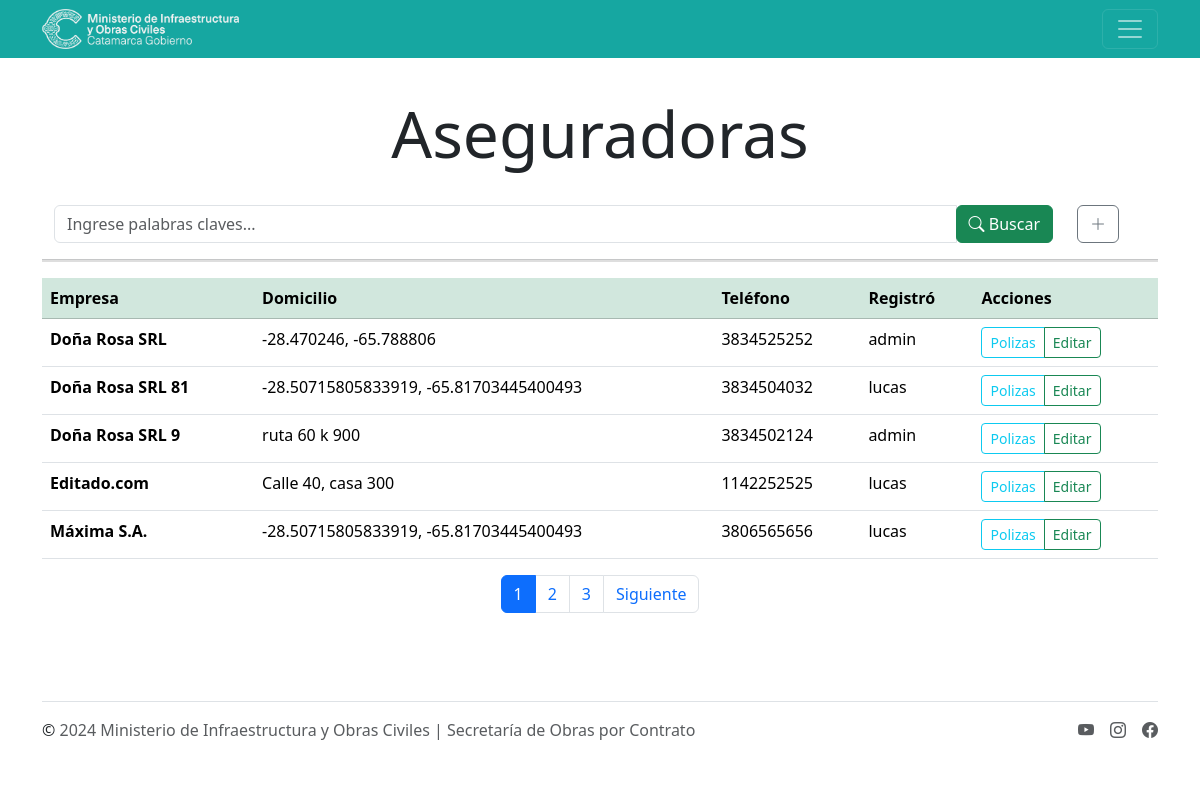
Page /soc/aseguradora/ (signed in) on the committed database.
### mioc/models.py (models this page shows, shortened)
class EmpresaPoliza(models.Model):
    id = models.BigAutoField(
        auto_created=True, primary_key=True, serialize=False, verbose_name='ID')
    empresa = models.CharField(
        max_length=50, verbose_name='Nombre de empresa aseguradora')
    location = models.CharField(
        max_length=50, null=True, blank=True, verbose_name='Domicilio')
    telefono = models.CharField(
        max_length=10, null=True, blank=True, verbose_name='Teléfono')
    creaEmpresa = models.ForeignKey(
        User, on_delete=models.CASCADE, verbose_name='Empresa creada por', default=1)
    class Meta:
        verbose_name = 'Aseguradora'
        verbose_name_plural = 'Aseguradoras'
        ordering = ['empresa']

### mioc/views.py (the view)
# urls.py: path('aseguradora/',login_required(views.lista_empresa), name='aseguradora'),
def lista_empresa(request):
    empresa = EmpresaPoliza.objects.all()
    page = request.GET.get('page',1)
    try:
        paginator = Paginator(empresa,5)
        empresa = paginator.page(page)
    except:
        raise Http404
    queryset = request.GET.get('buscar')
    if queryset:
        empresa = EmpresaPoliza.objects.filter(
            Q(empresa__icontains=queryset) |
            Q(location__icontains=queryset) |
            Q(telefono__icontains=queryset),
        ).distinct().order_by('empresa',)
    return render(request, 'empresa_lista.html', {'entity': empresa, 'paginator':paginator })

### mioc/templates/empresa_lista.html (shortened to what this page needs)
{% extends 'layouts/base.html' %}
{% block content %}
{% load static %}
<main class="container py-5">
    <h1 class="display-3 text-center fw-medium">Aseguradoras</h1>
    <br>
    <div class="container">
        <div class="row flex-fill">
            <div class="col-md-11 search">
                <form method="get">
                    <div id="custom-search-input">
                        <div class="input-group col-md-12">
                            <input type="text" class="form-control" placeholder="Ingrese palabras claves..." name="buscar"
                                value="{{ request.GET.buscar }}">
                            <span class="input-group-list">
                                <button type="submit" class="btn btn-success">
                                    <i class="bi bi-search"></i> Buscar
                                </button>
                            </span>
                        </div>
                    </div>
                </form>
            </div>
            <div class="col-1">
                <a href={% url 'nueva' %} type="" class="btn btn-outline-secondary">
                    <i class="bi bi-plus-lg"></i>
                </a>
            </div>
        </div>
    </div>
    <hr size="5" color="grey" noshade>
    <div class="table-responsive">
        <table class="table table-hover">
            <thead class="table-success">
                <th>Empresa</th>
                <th>Domicilio</th>
                <th>Teléfono</th>
                <th>Registró</th>
                <th>Acciones</th>
            </thead>
            <tbody>
                {% for x in entity %}
                <tr></td>
                    <td class="fw-semibold">{{x.empresa}}</td>
                    <td>{{x.location}}</td>
                    <td>{{x.telefono}}</td>
                    <td>{{x.creaEmpresa}}</td>
                    <td>
                        <div class="btn-group btn-group-sm" role="group" aria-label="Basic mixed styles example">
                            <a type="button" class="btn btn-outline-info">Polizas</a>
                            {% if perms.mioc.view_empresapoliza %}
                            <a type="button" class="btn btn-outline-success"
                                href="{% url 'editar' x.pk %}">Editar</a>
                            {% endif %}
                        </div>
                    </td>
                </tr>
                {% endfor %}
            </tbody>
        </table>
    </div>
    {% include 'paginator.html' %}
</main>
{% endblock %}

### rows in the picture
EmpresaPoliza: empresa "Doña Rosa SRL", location "-28.470246, -65.788806", telefono "3834525252", creaEmpresa "admin"
EmpresaPoliza: empresa "Doña Rosa SRL 81", location "-28.50715805833919, -65.81703445400493", telefono "3834504032", creaEmpresa "lucas"
EmpresaPoliza: empresa "Doña Rosa SRL 9", location "ruta 60 k 900", telefono "3834502124", creaEmpresa "admin"
EmpresaPoliza: empresa "Editado.com", location "Calle 40, casa 300", telefono "1142252525", creaEmpresa "lucas"
EmpresaPoliza: empresa "Máxima S.A.", location "-28.50715805833919, -65.81703445400493", telefono "3806565656", creaEmpresa "lucas"

### other values in the picture
{{ page }} "1" "2" "3"
